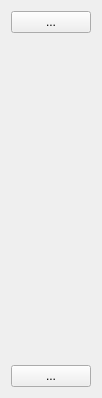
<?xml version="1.0" encoding="UTF-8"?>
<ui version="4.0">
 <class>Menu</class>
 <widget class="QWidget" name="Menu">
  <property name="geometry">
   <rect>
    <x>0</x>
    <y>0</y>
    <width>79</width>
    <height>398</height>
   </rect>
  </property>
  <property name="windowTitle">
   <string>Form</string>
  </property>
  <layout class="QVBoxLayout" name="verticalLayout_2">
   <item>
    <widget class="QPushButton" name="btnUp">
     <property name="text">
      <string>...</string>
     </property>
    </widget>
   </item>
   <item>
    <widget class="QWidget" name="btnWidget" native="true">
     <layout class="QVBoxLayout" name="btnLayout"/>
    </widget>
   </item>
   <item>
    <widget class="QPushButton" name="btnDown">
     <property name="text">
      <string>...</string>
     </property>
    </widget>
   </item>
  </layout>
 </widget>
 <resources/>
 <connections/>
</ui>
